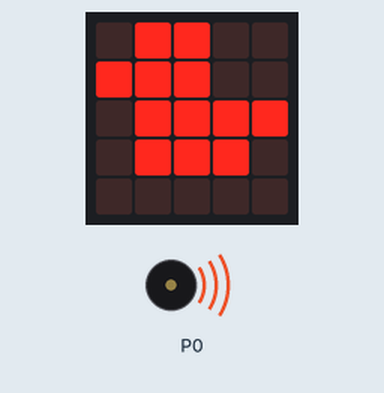
Recording of a program running on a simulated BBC micro:bit (MakeCode). Parts: the board's 5×5 LED display, buzzer (waves = sounding).

Above: at 0.1 s.
At 7.83 s:
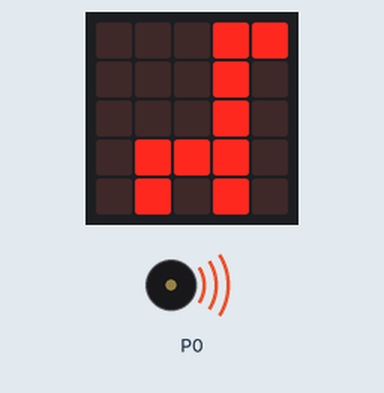
At 19.1 s:
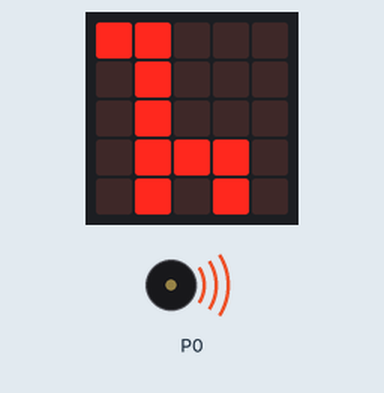
At 37.8 s:
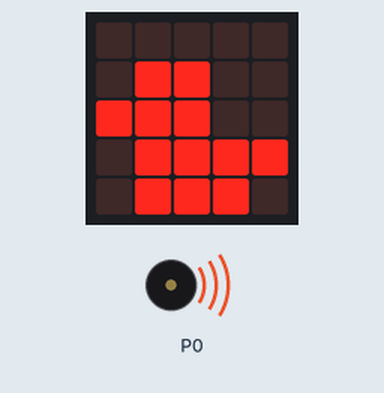
Timing chart, 0 to 40.0 s (numbered marks = the images above):
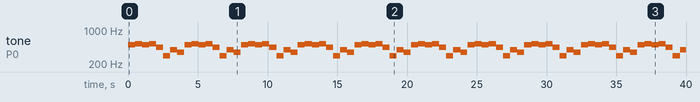

The program:

main.ts
```typescript
basic.forever(function () {
    basic.showIcon(IconNames.Duck)
    basic.pause(1000)
    basic.showLeds(`
        . . . . .
        . # # . .
        # # # . .
        . # # # #
        . # # # .
        `)
    basic.pause(1000)
    basic.showIcon(IconNames.Giraffe)
    basic.showLeds(`
        . . . # #
        . . . # .
        . . . # .
        . # # # .
        . # . # .
        `)
})
basic.forever(function() {
    music.play(music.stringPlayable("B C5 B C5 A D G F ", 120), music.PlaybackMode.UntilDone)
})
```

test.ts
```typescript
// testes vão aqui; isto não será compilado quando este pacote for usado como uma extensão.
```

Measured:
- by itself, tone on P0: repeats every 4.1 s: 523 Hz 0.51 s, 494 Hz 0.51 s, 523 Hz 0.51 s, 440 Hz 0.51 s, 294 Hz 0.51 s, 392 Hz 0.51 s, 349 Hz 0.50 s, silent 0.03 s, 494 Hz 0.51 s
- what the display in image 1 shows lasts 0.4 s, from 7.6 s to 8.0 s
- what the display in image 2 shows lasts 0.6 s, from 19.1 s to 19.7 s
